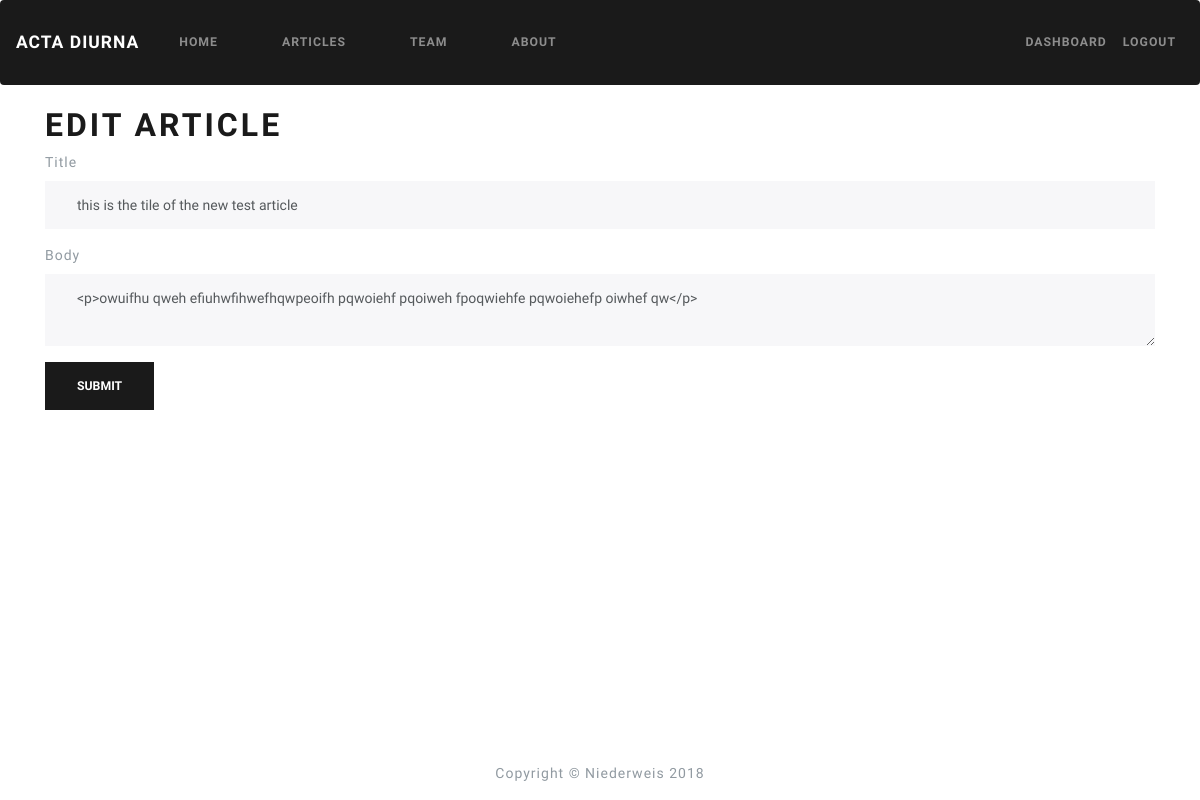
The app's page /edit_article/2 (signed in) with its own data.
### app.py (models this page shows)
class Articles(db.Model):
    id = db.Column(db.Integer, primary_key=True)
    title = db.Column(db.String(255))
    author = db.Column(db.String(100))
    body = db.Column(db.String)
    create_date = db.Column(db.String, server_default=db.FetchedValue())

### app.py (the view, shortened to what this page needs)
@app.route('/edit_article/<string:id>', methods=['GET', 'POST'])
@login_required
def edit_article(id):
    article = Articles.query.filter_by(id=id).first()
    form = ArticleForm(request.form)
    form.title.data = article.title
    form.body.data = article.body
    return render_template('edit_article.html', form=form)

### forms.py
class ArticleForm(Form):
    title = StringField('Title', [validators.Length(min=1, max=200)])
    body = TextAreaField('Body', [validators.Length(min=30)])

### app.py (called while the page is built)
@login_manager.user_loader
def load_user(user_id):
    return Users.query.get(int(user_id))

### templates/edit_article.html
{% extends 'base.html' %}
{% block content %}
  <h1>Edit Article</h1>
  {% from "includes/_formhelpers.html" import render_field %}
    <form method="POST" action="">
      <div class="form-group">
        {{ render_field(form.title, class_="form-control") }}
      </div>
      <div class="form-group">
        {{ render_field(form.body, class_="form-control", id="editor") }}
      </div>
      <p>
        <input class="btn btn-primary" type="submit" value="Submit" />
      </p>
    </form>
{% endblock %}

### templates/includes/_formhelpers.html (shortened to what this page needs)
{% macro render_field(field) %}
  {{ field.label }}
  {{ field(**kwargs)|safe }}
{% endmacro %}

### records on screen
Articles: title "this is the tile of the new test article", body "<p>owuifhu qweh efiuhwfihwefhqwpeoifh pqwoiehf pqoiweh fpoqwiehfe pqwoiehefp oiwhef qw</p>"

### other values on screen
{{ field.label }} "Title Body"
